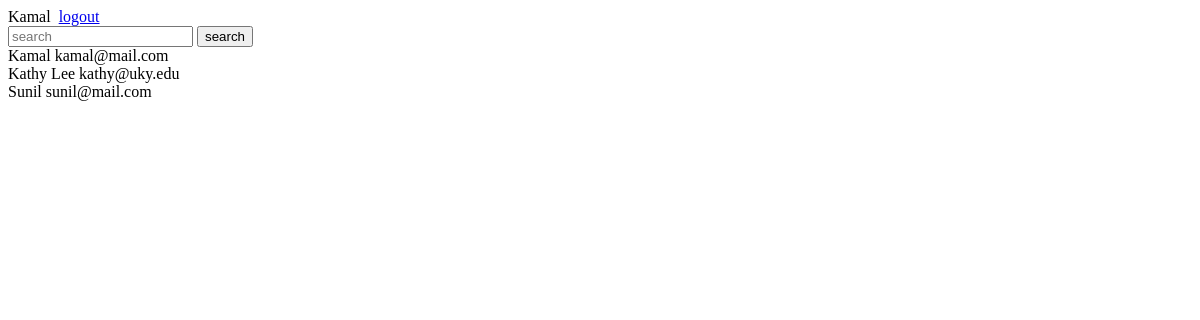
Before: /user.php (signed in) with the older database file.
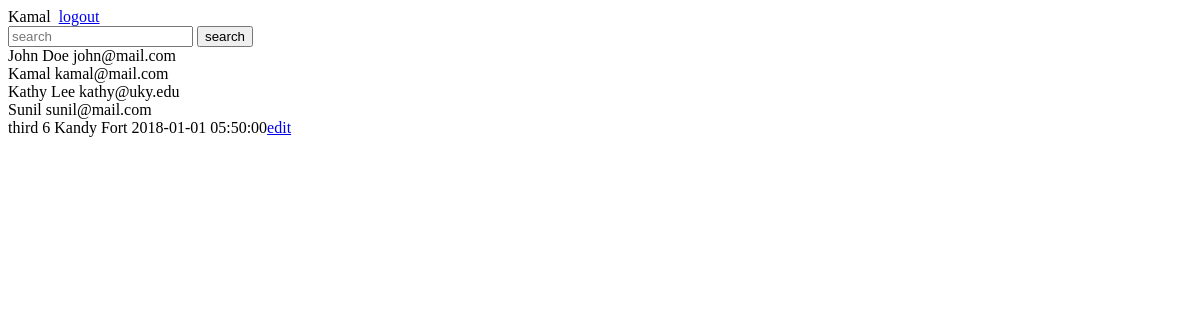
After: the same page with the newer database file.
### tables this page shows
CREATE TABLE IF NOT EXISTS `passenger` (
  `name` varchar(100) NOT NULL,
  `age` int(11) NOT NULL,
  `address` varchar(200) NOT NULL,
  `email` varchar(50) NOT NULL,
  PRIMARY KEY (`email`)
);

CREATE TABLE IF NOT EXISTS `ticket` (
  `ticket_id` int(11) NOT NULL AUTO_INCREMENT,
  `type` enum('first','second','third') NOT NULL,
  `train_id` int(11) NOT NULL,
  `email` varchar(50) NOT NULL,
  `number` int(11) NOT NULL,
  PRIMARY KEY (`ticket_id`),
  KEY `train_id` (`train_id`,`email`)
);

CREATE TABLE IF NOT EXISTS `train` (
  `train_id` int(11) NOT NULL AUTO_INCREMENT,
  `start` varchar(50) NOT NULL,
  `end` varchar(50) NOT NULL,
  `start_time` datetime NOT NULL,
  PRIMARY KEY (`train_id`)
);

### user.php (the view, shortened to what this page needs)
<?php
	include 'lib/database.php';
	$email = $_SESSION["user"];
	$query = "SELECT name FROM passenger WHERE email LIKE '$email' LIMIT 1";
	$result = mysqli_query($conn, $query);
	$name = mysqli_fetch_assoc($result);
	$email = $_SESSION['user'];
	$str_books = "SELECT `ticket`.*, `train`.* FROM `ticket` INNER JOIN `train` ON `train`.`train_id`=`ticket`.`train_id` WHERE `email` LIKE '$email'";
	$result_books = mysqli_query($conn, $str_books);
?>
<!DOCTYPE html>
<html>
<head>
</head>
<body>
	<?php echo $name['name']; ?> &nbsp;<a href="logout_process.php">logout</a>
	<br />
	<form action="#" method="POST">
		<input type="text" name="query" placeholder="search">
		<input type="submit" name="search" value="search">
	</form>
	<?php
		if($_SESSION['role'] == 'admin')
		{
			$query = "SELECT name, email FROM passenger";
			$result = mysqli_query($conn, $query);
			while($row = mysqli_fetch_assoc($result))
			{
				echo $row['name'].' ';
				echo $row['email'];
				echo '<br \>';
			}
		}
		if($result_books)
		{
			while($row=mysqli_fetch_assoc($result_books))
			{
				echo $row['type']. ' '.$row['number'].' '.$row['start'].' '.$row['end'].' '.$row['start_time'].'<a href="book.php?train='.$row['train_id'].'&edit='.$row['ticket_id'].'">edit</a><br>';
			}
		}
	?>
</body>
</html>

Changed rows visible on the page:
added passenger: name "John Doe", email "john@mail.com"
added ticket: type "third", number "6", train.start "Kandy", train.end "Fort", train.start_time "2018-01-01 05:50:00"
